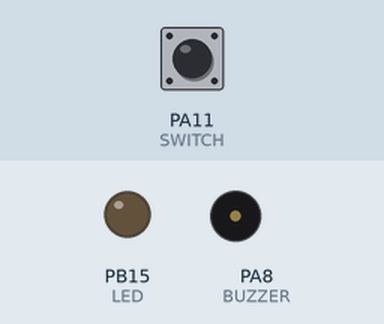
Recording of a sketch running on a simulated STM32 Blue Pill. On the bench: output pins drawn as LEDs (lit = HIGH), buzzer (waves = sounding, pin HIGH). Inputs (shaded band) come from the test bench; at power-on: PA11 (SWITCH) HIGH.

Above: at 1.2 s.
1.3 s: PA11 (SWITCH) pulled LOW for 0.15 s
At 1.37 s:
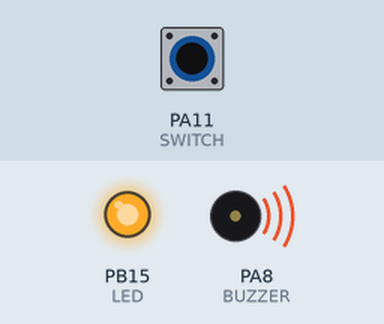
2.9 s: PA11 (SWITCH) pulled LOW for 3.2 s
At 7.1 s:
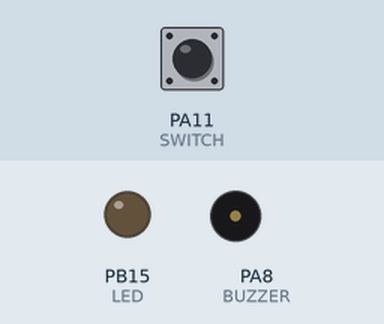
Timing chart, 0 to 8.6 s (numbered marks = the images above; inputs shaded):
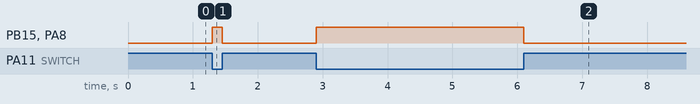

The sketch:

SWITCH_LED_BUZZER.ino
```cpp
#define LED     PB15      // Define the pin for the LED
#define BUZZER  PA8       // Define the pin for the BUZZER
#define SWITCH  PA11      // Define the pin for the SWITCH

void setup()
{
  pinMode(BUZZER, OUTPUT);   // Set the BUZZER pin as an output
  pinMode(LED, OUTPUT);      // Set the LED pin as an output
  pinMode(SWITCH, INPUT);    // Set the SWITCH pin as an input
}

void loop()
{
  if (digitalRead(SWITCH) == 0) // If the SWITCH is in the LOW state
  {
    digitalWrite(BUZZER, HIGH);   // Turn the BUZZER on (HIGH voltage level)
    digitalWrite(LED, HIGH);      // Turn the LED on (HIGH voltage level)
  }
  else  // If the SWITCH is not in the LOW state
  {
    digitalWrite(BUZZER, LOW);    // Turn the BUZZER off by setting the voltage to LOW
    digitalWrite(LED, LOW);       // Turn the LED off by setting the voltage to LOW
  }
}
```

Measured:
- after the input at 1.3 s, PB15 (LED), PA8 (BUZZER): LOW → HIGH at once, → LOW 0.15 s later
- after the input at 2.9 s, PB15 (LED), PA8 (BUZZER): LOW → HIGH at once, → LOW 3.2 s later
